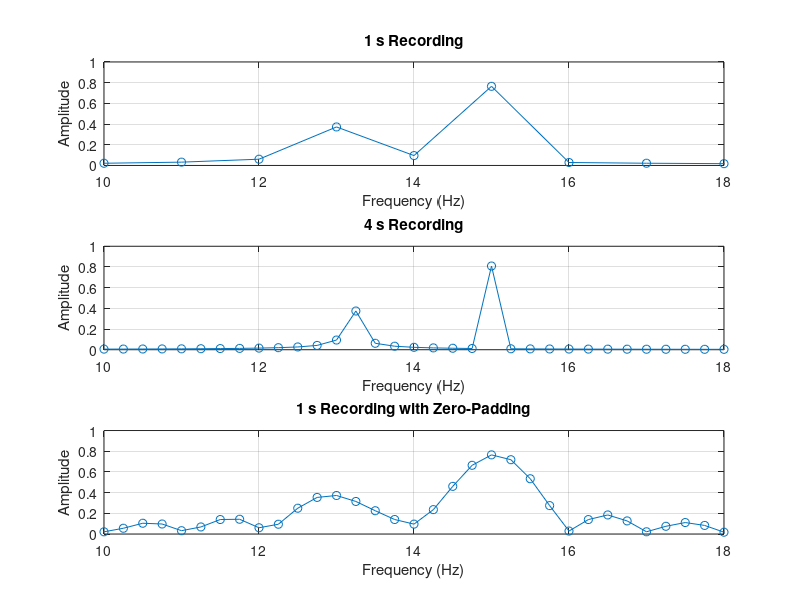

Here is the MATLAB script that generated this plot:
fs = 200;
d = 0;  % Replace with the last digit of your student number
f2 = 13.2 + 0.17*d;

T_values = [1 4 1];
plot_titles = {'1 s Recording', '4 s Recording', ...
               '1 s Recording with Zero-Padding'};

figure

for i = 1:length(T_values)
    T = T_values(i);
    t = 0:1/fs:T-1/fs;
    x = 0.8*sin(2*pi*15*t) + 0.4*sin(2*pi*f2*t);

    N = length(x);

    if i == 3
        Y = fft(x, 4*length(x));
    else
        Y = fft(x);
    end

    Nfft = length(Y);
    P2 = abs(Y/N);
    P1 = P2(1:Nfft/2+1);
    P1(2:end-1) = 2*P1(2:end-1);
    f = fs*(0:Nfft/2)/Nfft;

    subplot(3,1,i)
    plot(f, P1, 'o-')
    grid on
    xlim([10 18])
    ylim([0 1])
    xlabel('Frequency (Hz)')
    ylabel('Amplitude')
    title(plot_titles{i})
end
